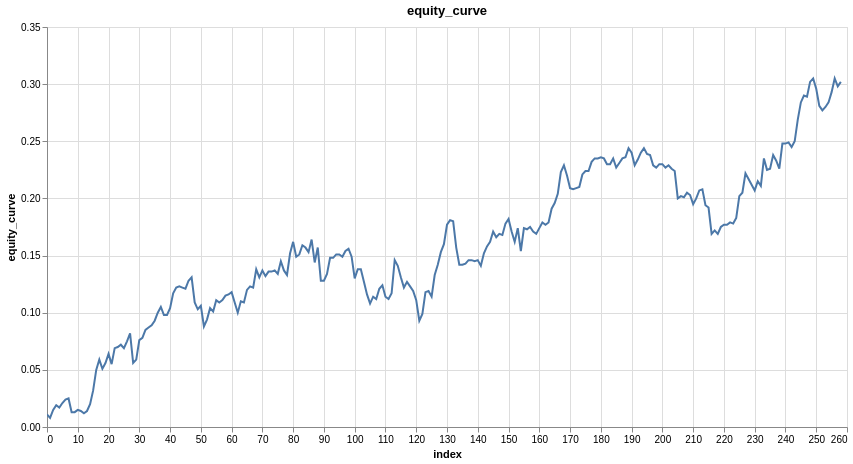

Here is the notebook cell this chart was saved with:
### Code cell
features = ['close_log_return_lag_1']
model = LinearModel(len(features))
model_trades = research.learn_model_trades(ts.drop_nulls(), features, target, model, loss=nn.L1Loss())
model_trades = research.add_tx_fees_log(model_trades, maker_fee, taker_fee)
research.plot_column(model_trades, 'equity_curve')
# looks almost like a straight line, with minimal drawdown, which is what you want, the higher the sharpe, the straigther the line. Sharpes of
# 20-40 is basically a straight line. This curve tells us we could use way more leverage with this. big question now, transaction fees, lets 
# see if its still amazing

### Figure 1 — Vega specification as saved in the notebook (floating-point values rounded to 4 significant figures; data arrays with more than 128 entries replaced by an {"elided": "..."} marker saying what was removed)
{"$schema": "https://vega.github.io/schema/vega/v6.json", "data": [{"name": "param_1e9efca18e7a2868_store"}, {"name": "source_0", "values": {"elided": "259 records"}}, {"name": "source_0_x_domain_index", "values": [{"min": 0, "max": 258}]}, {"name": "source_0_y_domain_equity_curve", "values": [{"min": 0.008, "max": 0.305}]}], "signals": [{"name": "unit", "value": {}, "on": [{"events": "pointermove", "update": "isTuple(group()) ? group() : unit"}]}, {"name": "param_1e9efca18e7a2868", "update": "vlSelectionResolve(\"param_1e9efca18e7a2868_store\", \"union\")"}, {"name": "param_1e9efca18e7a2868_index", "on": [{"events": [{"source": "view", "type": "dblclick"}], "update": "null"}, {"events": {"signal": "param_1e9efca18e7a2868_translate_delta"}, "update": "panLinear(param_1e9efca18e7a2868_translate_anchor.extent_x, -param_1e9efca18e7a2868_translate_delta.x / width)"}, {"events": {"signal": "param_1e9efca18e7a2868_zoom_delta"}, "update": "zoomLinear(domain(\"x\"), param_1e9efca18e7a2868_zoom_anchor.x, param_1e9efca18e7a2868_zoom_delta)"}]}, {"name": "param_1e9efca18e7a2868_equity_curve", "on": [{"events": [{"source": "view", "type": "dblclick"}], "update": "null"}, {"events": {"signal": "param_1e9efca18e7a2868_translate_delta"}, "update": "panLinear(param_1e9efca18e7a2868_translate_anchor.extent_y, param_1e9efca18e7a2868_translate_delta.y / height)"}, {"events": {"signal": "param_1e9efca18e7a2868_zoom_delta"}, "update": "zoomLinear(domain(\"y\"), param_1e9efca18e7a2868_zoom_anchor.y, param_1e9efca18e7a2868_zoom_delta)"}]}, {"name": "param_1e9efca18e7a2868_tuple", "on": [{"events": [{"signal": "param_1e9efca18e7a2868_index || param_1e9efca18e7a2868_equity_curve"}], "update": "param_1e9efca18e7a2868_index && param_1e9efca18e7a2868_equity_curve ? {unit: \"\", fields: param_1e9efca18e7a2868_tuple_fields, values: [param_1e9efca18e7a2868_index,param_1e9efca18e7a2868_equity_curve]} : null"}]}, {"name": "param_1e9efca18e7a2868_tuple_fields", "value": [{"field": "index", "channel": "x", "type": "R"}, {"field": "equity_curve", "channel": "y", "type": "R"}]}, {"name": "param_1e9efca18e7a2868_translate_anchor", "value": {}, "on": [{"events": [{"source": "scope", "type": "pointerdown"}], "update": "{x: x(unit), y: y(unit), extent_x: domain(\"x\"), extent_y: domain(\"y\")}"}]}, {"name": "param_1e9efca18e7a2868_translate_delta", "value": {}, "on": [{"events": [{"source": "window", "between": [{"source": "scope", "type": "pointerdown"}, {"source": "window", "type": "pointerup"}], "consume": true, "type": "pointermove"}], "update": "{x: param_1e9efca18e7a2868_translate_anchor.x - x(unit), y: param_1e9efca18e7a2868_translate_anchor.y - y(unit)}"}]}, {"name": "param_1e9efca18e7a2868_zoom_anchor", "on": [{"events": [{"source": "scope", "consume": true, "type": "wheel"}], "update": "{x: invert(\"x\", x(unit)), y: invert(\"y\", y(unit))}"}]}, {"name": "param_1e9efca18e7a2868_zoom_delta", "on": [{"events": [{"source": "scope", "type": "wheel", "consume": true}], "update": "pow(1.001, event.deltaY * pow(16, event.deltaMode))", "force": true}]}, {"name": "param_1e9efca18e7a2868_modify", "on": [{"events": {"signal": "param_1e9efca18e7a2868_tuple"}, "update": "modify(\"param_1e9efca18e7a2868_store\", param_1e9efca18e7a2868_tuple, true)"}]}], "marks": [{"type": "line", "name": "marks", "from": {"data": "source_0"}, "sort": {"field": "x"}, "encode": {"update": {"x": {"field": "index", "scale": "x"}, "y": {"field": "equity_curve", "scale": "y"}, "stroke": {"value": "#4c78a8"}, "defined": {"signal": "isValid(datum[\"index\"]) && isFinite(+datum[\"index\"]) && isValid(datum[\"equity_curve\"]) && isFinite(+datum[\"equity_curve\"])"}, "tooltip": {"signal": "{\"index\": format(datum[\"index\"], \"\"), \"equity_curve\": format(datum[\"equity_curve\"], \"\")}"}}}, "style": ["line"], "clip": true, "interactive": true}], "scales": [{"name": "x", "type": "linear", "domain": [{"signal": "(data(\"source_0_x_domain_index\")[0] || {}).min"}, {"signal": "(data(\"source_0_x_domain_index\")[0] || {}).max"}], "range": [0, {"signal": "width"}], "domainRaw": {"signal": "param_1e9efca18e7a2868[\"index\"]"}, "zero": false, "nice": true}, {"name": "y", "type": "linear", "domain": [{"signal": "(data(\"source_0_y_domain_equity_curve\")[0] || {}).min"}, {"signal": "(data(\"source_0_y_domain_equity_curve\")[0] || {}).max"}], "range": [{"signal": "height"}, 0], "nice": true, "zero": true, "domainRaw": {"signal": "param_1e9efca18e7a2868[\"equity_curve\"]"}}], "axes": [{"scale": "x", "maxExtent": 0, "minExtent": 0, "grid": true, "orient": "bottom", "labels": false, "gridScale": "y", "zindex": 0, "aria": false, "ticks": false, "tickCount": {"signal": "ceil(width/40)"}, "domain": false}, {"scale": "y", "orient": "left", "domain": false, "grid": true, "maxExtent": 0, "gridScale": "x", "aria": false, "tickCount": {"signal": "ceil(height/40)"}, "labels": false, "minExtent": 0, "ticks": false, "zindex": 0}, {"scale": "x", "tickCount": {"signal": "ceil(width/40)"}, "zindex": 0, "grid": false, "orient": "bottom", "labelOverlap": true, "title": "index", "labelFlush": true}, {"scale": "y", "tickCount": {"signal": "ceil(height/40)"}, "zindex": 0, "orient": "left", "title": "equity_curve", "grid": false, "labelOverlap": true}], "title": {"text": "equity_curve", "frame": "group"}, "height": 400, "background": "white", "padding": 5, "width": 800, "style": "cell"}
